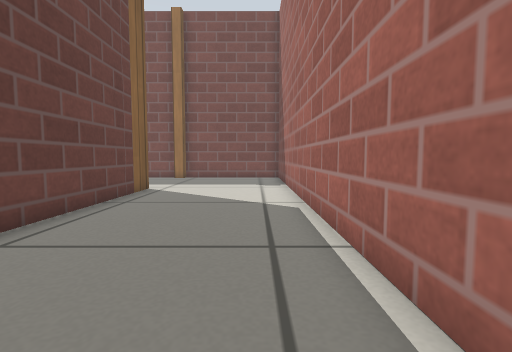
[1] (above)

13 first-person views from a walk through a robot-simulator world made for Gazebo. The camera is 0.33 m above the floor, tilts 4° down and sees 85° across. The floor is counted in squares, 0.25 m on a side. Each view is taken from the middle of a square. On the plan, view 1 faces up. The plan holds only what a view shows up to about 13 squares ahead; the rest is blank. Gazebo's built-in surfaces are drawn with simple patterns.

[2]
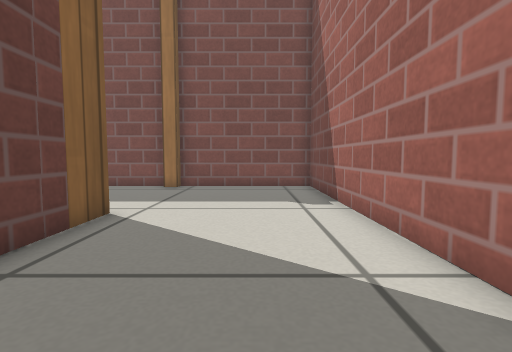

[3]
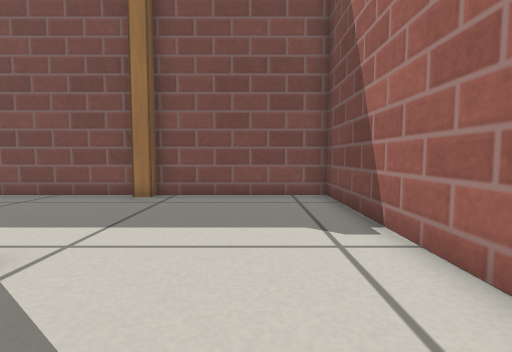

[4]
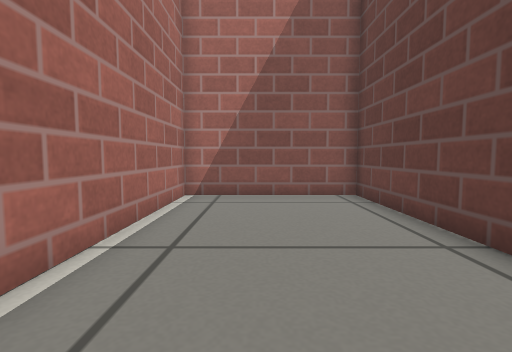

[5]
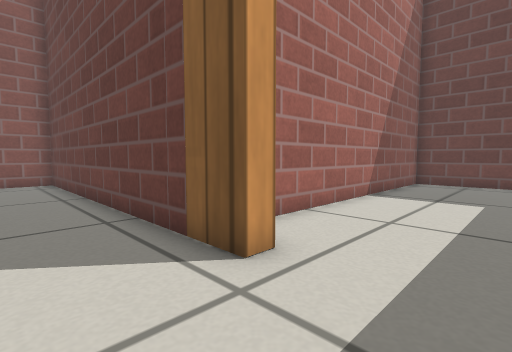

[6]
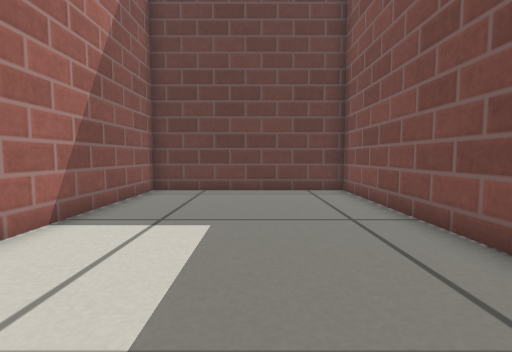

[7]
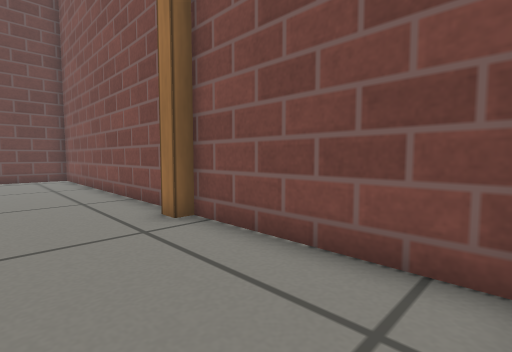

[8]
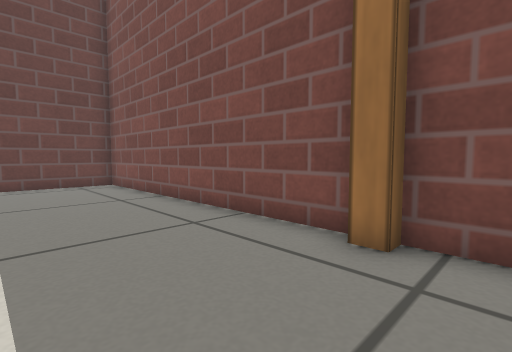

[9]
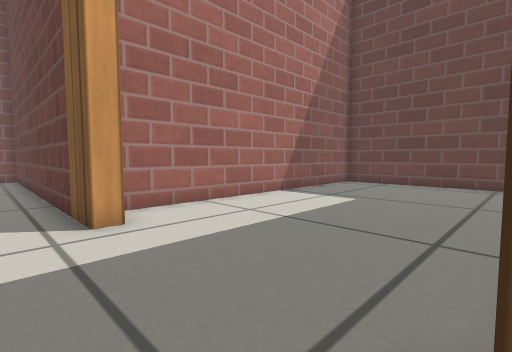

[10]
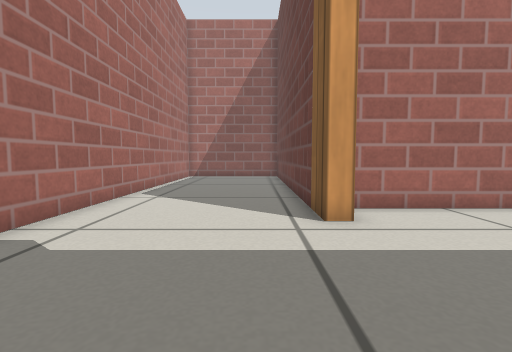

[11]
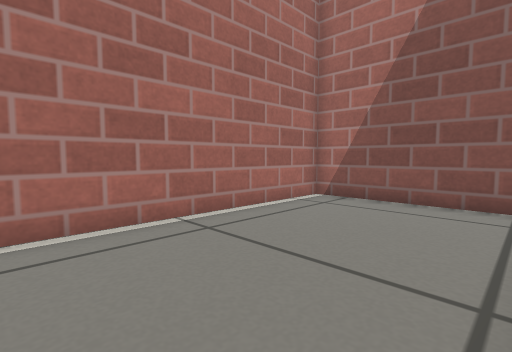

[12]
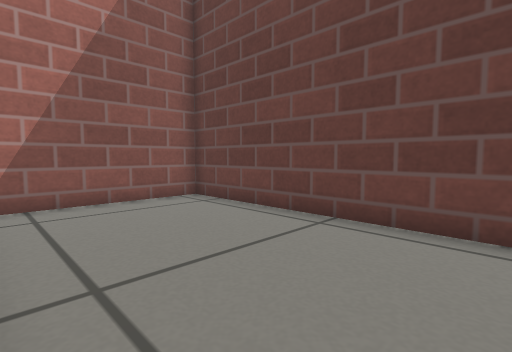

[13]
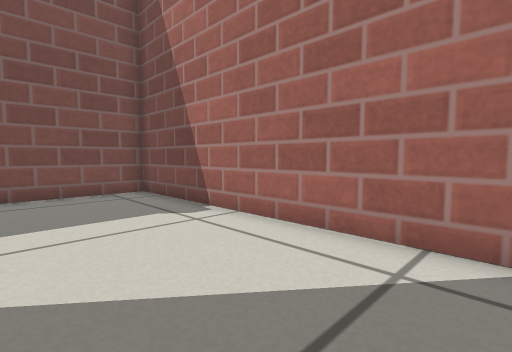

### Floor plan
Ten units are one square. View 1 is at (0, 0); x grows to the right and y downward. Boxes are objects, and circles mark ways between rooms. Rooms are numbered by the first view taken in them; rooms with no view inside come last. Other rooms are left out.
<svg viewBox="-173 -179 192 198">
<path fill="none" stroke="#000" d="M-50 -114 -44 -114 -44 14 14 14 14 -174 -44 -174 -44 -169 -50 -169M-50 -174 -168 -174 -168 -100 -54 -100"/>
<circle cx="-50" cy="-140" r="3" fill="#2a7"/>
<text x="-20" y="-80">1</text>
<text x="-110" y="-140">2</text>
</svg>
Room 1 opens to room 2.

Where each view was taken, in squares from view 1:
view 1: 0 up, 0 right, facing up
view 2: 5 up, 1 left, facing up
view 3: 8 up, 1 left, facing up
view 4: 8 up, 1 left, facing down
view 5: 14 up, 2 left, facing down-left
view 6: 14 up, 6 left, facing left
view 7: 14 up, 1 right, facing up-left
view 8: 13 up, 3 left, facing up-left
view 9: 17 up, 3 left, facing down-left
view 10: 17 up, 3 left, facing down
view 11: 7 up, 4 left, facing down-right
view 12: 7 up, 1 right, facing down-left
view 13: 7 up, 3 left, facing up-right
